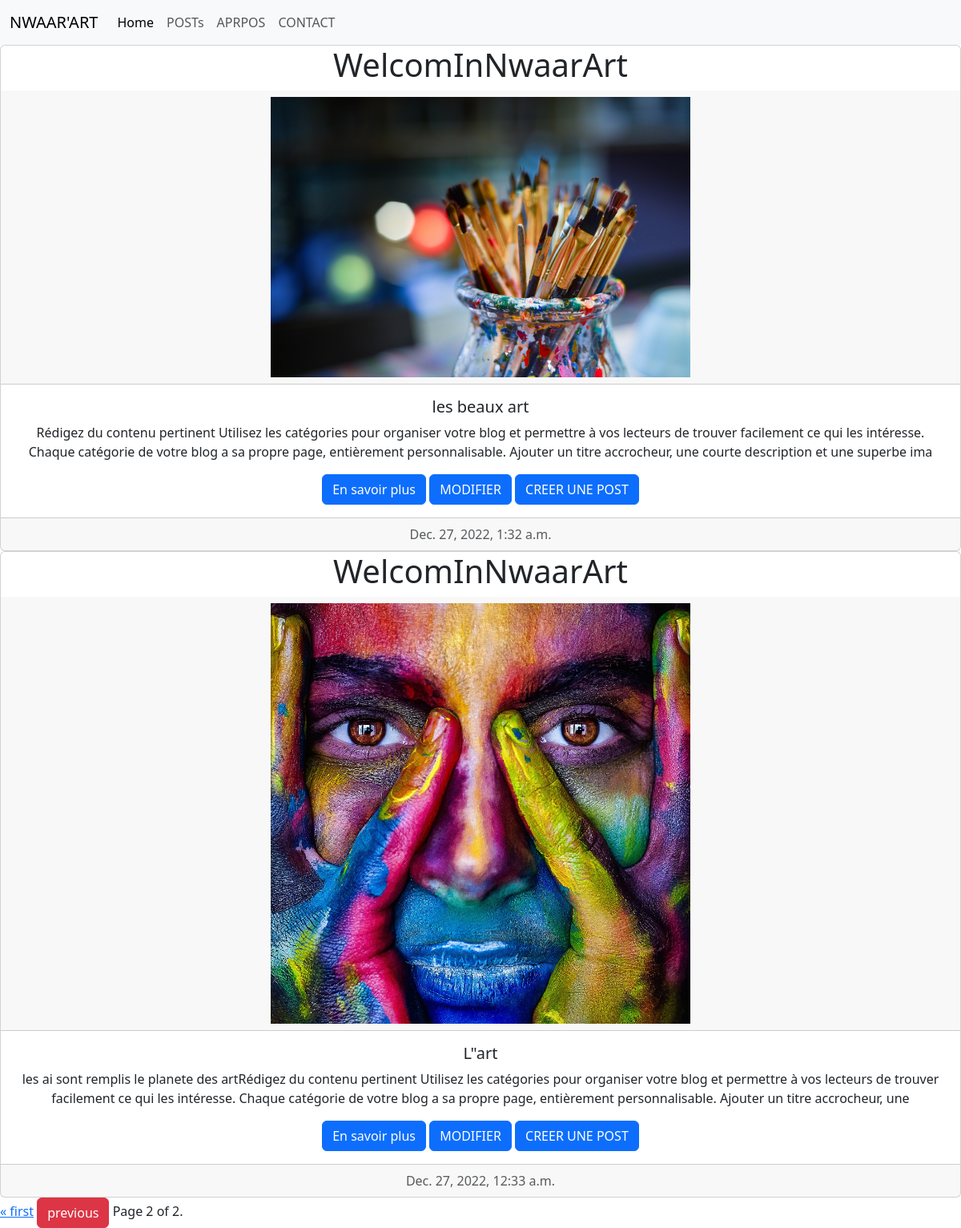
Screenshot of /?page=2 with the database file from the repository.
### post/models.py (models this page shows, shortened)
class Article(models.Model):
    titre = models.CharField(max_length=100)
    description = models.CharField(max_length=300)
    image = models.ImageField(upload_to='images')
    contenu = models.TextField()
    author = models.CharField(max_length=100)
    date = models.DateTimeField(auto_created=True)
    update = models.DateTimeField(auto_now_add=True)

### post/views.py (the view)
# urls.py: 2. Add a URL to urlpatterns:  path('', views.home, name='home')
def home(request):
    article = Article.objects.all()
    paginator = Paginator(article,4)
    page = request.GET.get('page')
    page_obj = paginator.get_page(page)
    context= {'pages_obj':page_obj}
    return render(request,'home.html',context)

### templates/home.html (shortened to what this page needs)
{% extends 'base.html' %}
{% block content %}
{% for article in pages_obj %}
<div class="card text-center">
    <h1>WelcomInNwaarArt</h1>
    <div class="card-header">
     <img src="{{article.image.url}}" width="45%">
    </div>
    <div class="card-body">
      <h5 class="card-title">{{article.titre}}</h5>
      <p class="card-text">{{article.description}}</p>
      <a href="{% url 'details' article.id %}" class="btn btn-primary">En savoir plus</a>
      <a href="{% url 'update' article.id %}" class="btn btn-primary">MODIFIER</a>
      <a href="{% url 'create' %}" class="btn btn-primary">CREER UNE POST</a>
    </div>
    <div class="card-footer text-muted">
     {{article.date}}
    </div>
  </div>
  {% endfor %}
<div class="pagination">
    <span class="step-links">
        {% if pages_obj.has_previous %}
            <a href="?page=1">&laquo; first</a>
            <a  class="btn btn-danger" href="?page={{ pages_obj.previous_page_number }}">previous</a>
        {% endif %}
        <span class="current">
            Page {{ pages_obj.number }} of {{ pages_obj.paginator.num_pages }}.
        </span>
    </span>
</div>
{% endblock %}

### rows the page displays
Article: image (picture), titre "les beaux art", description "Rédigez du contenu pertinent Utilisez les catégories pour organiser votre blog et permettre à vos lecteurs de trouver facilement ce qui les intéresse. Chaque catégorie de votre blog a sa propre page, entièrement personnalisable. Ajouter un titre accrocheur, une courte description et une superbe ima", date "Dec. 27, 2022, 1:32 a.m."
Article: image (picture), titre "L\"art", description "les ai sont remplis le planete des artRédigez du contenu pertinent Utilisez les catégories pour organiser votre blog et permettre à vos lecteurs de trouver facilement ce qui les intéresse. Chaque catégorie de votre blog a sa propre page, entièrement personnalisable. Ajouter un titre accrocheur, une", date "Dec. 27, 2022, 12:33 a.m."

### other values shown
{{ pages_obj.number }} "2"
{{ pages_obj.paginator.num_pages }} "2"
